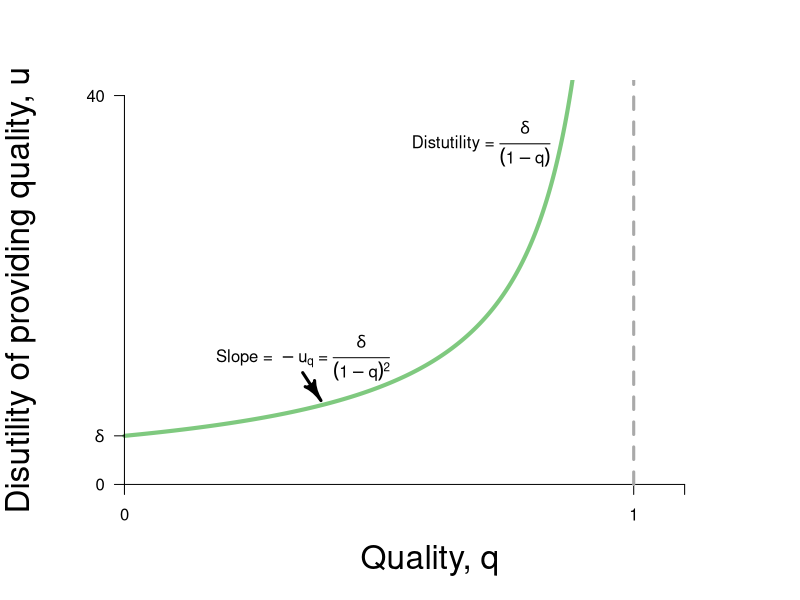

This figure's R source:
require(ggplot2)
require(shape)
pdf(file = "ch11_fig2.pdf", width = 9, height = 7)
disutilityFn <- function(q, delta = 5) {
  delta /(1 - q)
}


#COL <- c("#1B9E77", "#D95F02", "#7570B3", "#E7298A", "#66A61E", "#E6AB02", "#A6761D", "#666666")
COL <- c("#7fc97f", "#beaed4", "#fdc086", "#ffff99")
par(mar =  c(5, 5, 4, 2))
xlims <- c(0, 1.2)
ylims <- c(0, 40)


plot(0, 0, xlim = xlims, ylim = ylims, type = "n",
     xlab = expression(paste("Quality, ", q)),
     ylab = expression(paste("Disutility of providing quality, ", u)),
     xaxt = "n", yaxt = "n", cex.lab = 2, bty = "n")

npts <- 500 
npts2 <- 501
#Specify the sequences of points for graphing. 
xx1 <- seq(xlims[1], 0.9, length.out = npts)
xx2 <- seq(xlims[1], xlims[2], length.out = npts)
xx3 <- seq(xlims[1], xlims[2], length.out = npts2)
xx4 <- seq(xlims[1], 25, length.out = npts2)

#Draw the lines for the graphs
lines(xx1, disutilityFn(xx1), col = COL[1], lwd = 4)
#lines(xx2, solowCondition(xx2, delta = 5), col = COL[3], lwd = 4)
#lines(xx2, solowInfeas(xx2, delta = 5), col = COL[1], lwd = 4, lty = 2)

#Customize ticks and labels for the plot
ticksy <- c(0, 5, 40)
ylabels <- c(0, expression(paste(delta)), 40)
ticksx <- c(0, 1, 1.1)
xlabels <- c(0, 1.0, NA)
axis(1, at = ticksx, pos = 0, labels = xlabels)
axis(2, at = ticksy, pos = 0, labels = ylabels, las = 1)

#Annotation of the  graphs
text(0.7, 35, expression(paste("Distutility = ", frac(delta, (1 - q)))))

#Line for the absolute maximum quality
segments(1, 0, 1, 42, lty = 2, lwd = 3, col = "darkgray")

#Arrow to Slope of BRF
Arrows(0.35, 11.5, 0.375, 9.5, col = "black", lty = 1, lwd = 3)
text(0.35, 13, expression(paste("Slope = " - u[q], " = ", frac(delta, (1 - q)^2))))


dev.off()

